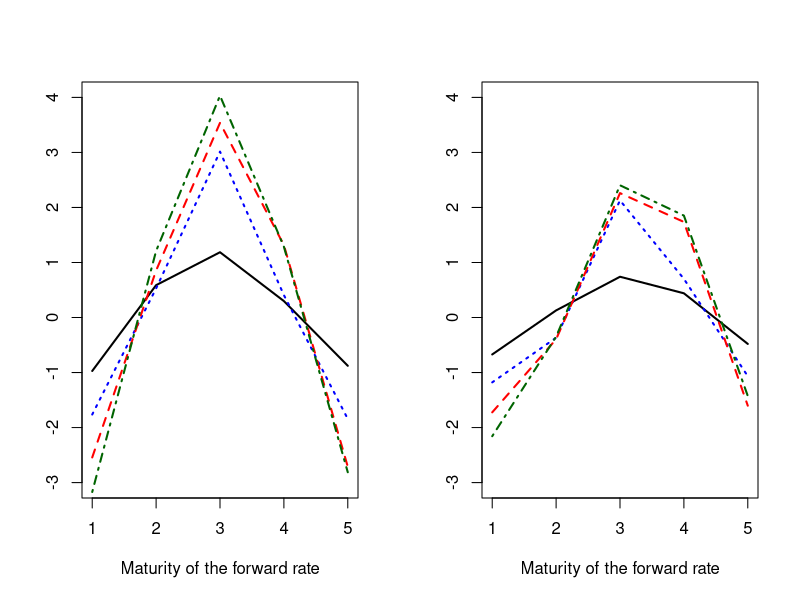

Write R code to recreate this figure.
# Clear all variables
rm(list = ls(all = TRUE))
graphics.off()

# Set directory
# setwd("")

# Load Bond Risk Premium data
tmpdataCP     = read.csv("BRP_data.csv", sep=",")
dataCP        = sapply(subset(tmpdataCP, select = c(2:(dim(tmpdataCP)[2]))), as.numeric)
datesCP       = as.Date(as.character(as.POSIXct(as.character(tmpdataCP[, 1]), 
                                                format = "%Y%m%d")))
covariatesCP  = as.matrix(dataCP[, 5:dim(dataCP)[2]])

# Time span of the data in (Cochrane and Piazzesi, 2005) is 1964 - 2003
start.CP1 = grep("1964", datesCP)[1]
end.CP1   = grep("2003", datesCP)[12] 

# Observations of the vector of forward rates, 1964 - 2003
covariatesCP1  = covariatesCP[start.CP1:end.CP1, 1:5]
n.obs1         = dim(covariatesCP1)[1]

# Longer time span, 1961 - 2011
start.CP2 = grep("1961", datesCP)[1] 
end.CP2   = grep("2011", datesCP)[12] 

# Observations of the vector of forward rates, 1961 - 2011
covariatesCP2  = covariatesCP[start.CP2:end.CP2, 1:5]
n.obs2         = dim(covariatesCP2)[1]

# Excess log returns (2 to 5 years), 1964 - 2003
BRP2CP1        = dataCP[start.CP1:end.CP1, 1]
BRP3CP1        = dataCP[start.CP1:end.CP1, 2]
BRP4CP1        = dataCP[start.CP1:end.CP1, 3]
BRP5CP1        = dataCP[start.CP1:end.CP1, 4]

# Excess log returns (2 to 5 years), 1961 - 2011
BRP2CP2        = dataCP[start.CP2:end.CP2, 1]
BRP3CP2        = dataCP[start.CP2:end.CP2, 2]
BRP4CP2        = dataCP[start.CP2:end.CP2, 3]
BRP5CP2        = dataCP[start.CP2:end.CP2, 4]

# Cochrane and Piazzesi (2005): model with forward rates only, 1964 - 2003
object.brp2cp1 = lm(BRP2CP1 ~ covariatesCP1)
beta.brp2cp1   = object.brp2cp1$coefficients[-1] 

object.brp3cp1 = lm(BRP3CP1 ~ covariatesCP1)
beta.brp3cp1   = object.brp3cp1$coefficients[-1]

object.brp4cp1 = lm(BRP4CP1 ~ covariatesCP1)
beta.brp4cp1   = object.brp4cp1$coefficients[-1]

object.brp5cp1 = lm(BRP5CP1 ~ covariatesCP1)
beta.brp5cp1   = object.brp5cp1$coefficients[-1]

# Cochrane and Piazzesi (2005): model with forward rates only, 1961 - 2011
object.brp2cp2 = lm(BRP2CP2 ~ covariatesCP2)
beta.brp2cp2   = object.brp2cp2$coefficients[-1] 

object.brp3cp2 = lm(BRP3CP2 ~ covariatesCP2)
beta.brp3cp2   = object.brp3cp2$coefficients[-1]

object.brp4cp2 = lm(BRP4CP2 ~ covariatesCP2)
beta.brp4cp2   = object.brp4cp2$coefficients[-1]

object.brp5cp2 = lm(BRP5CP2 ~ covariatesCP2)
beta.brp5cp2   = object.brp5cp2$coefficients[-1]

# Plot coefficients beta corresponding to forward rates as regressors
par(mfrow = c(1, 2))

# Model over 1964 - 2003
plot(beta.brp2cp1, type = "l", ylim = c(-3, 4), ylab = " ", 
     xlab = "Maturity of the forward rate", lwd = 2)
lines(beta.brp3cp1, col = "blue", lwd = 2, lty = 3)
lines(beta.brp4cp1, col = "red", lwd = 2, lty = 2)
lines(beta.brp5cp1, col = "darkgreen", lwd = 2, lty = 4)

# Model over 1961 - 2011
plot(beta.brp2cp2, type = "l", ylim = c(-3, 4), ylab = " ", 
     xlab = "Maturity of the forward rate", lwd = 2)
lines(beta.brp3cp2, col = "blue", lwd = 2, lty = 3)
lines(beta.brp4cp2, col = "red", lwd = 2, lty = 2)
lines(beta.brp5cp2, col = "darkgreen", lwd = 2, lty = 4)

